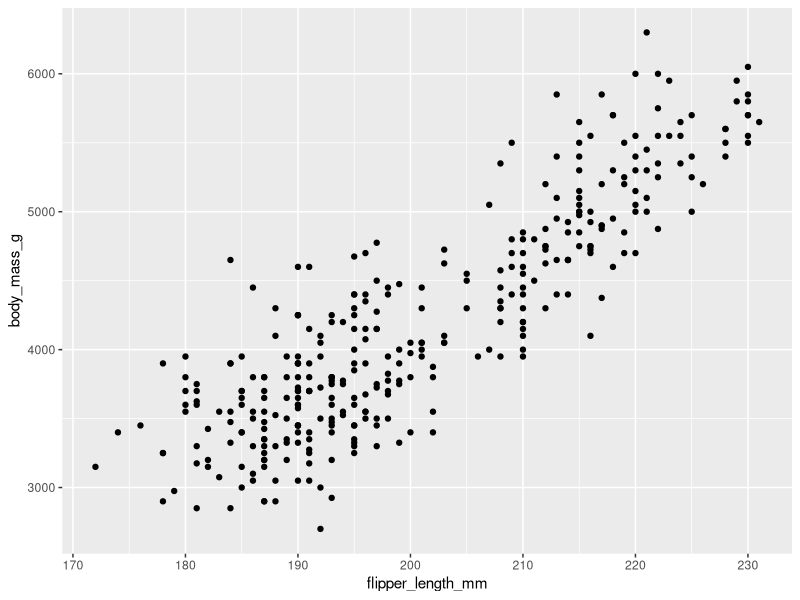
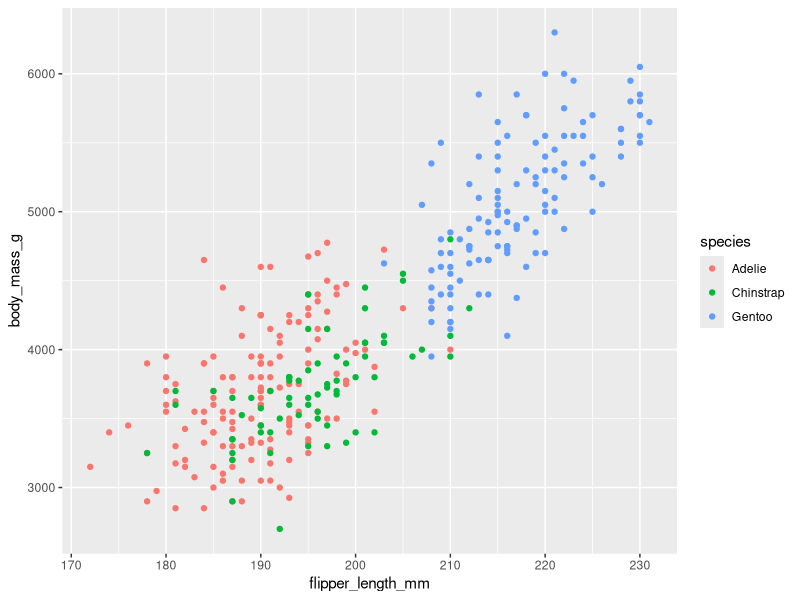
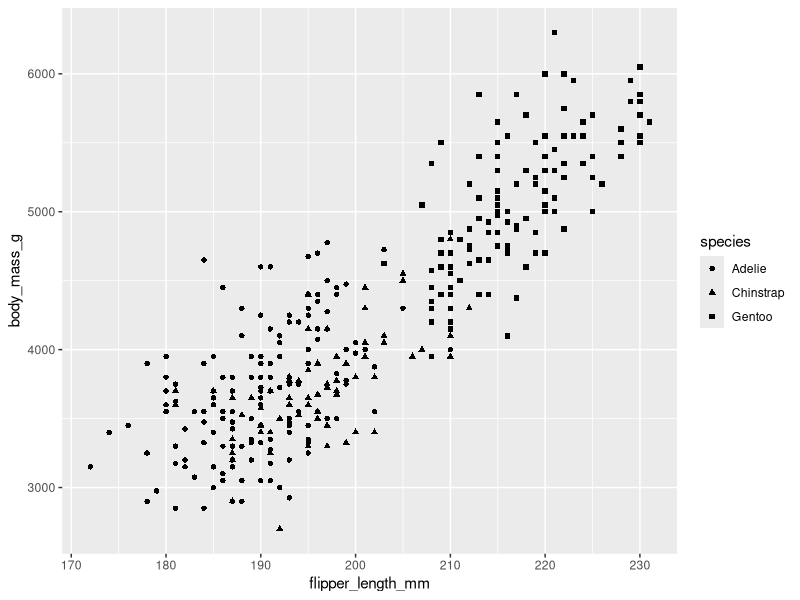
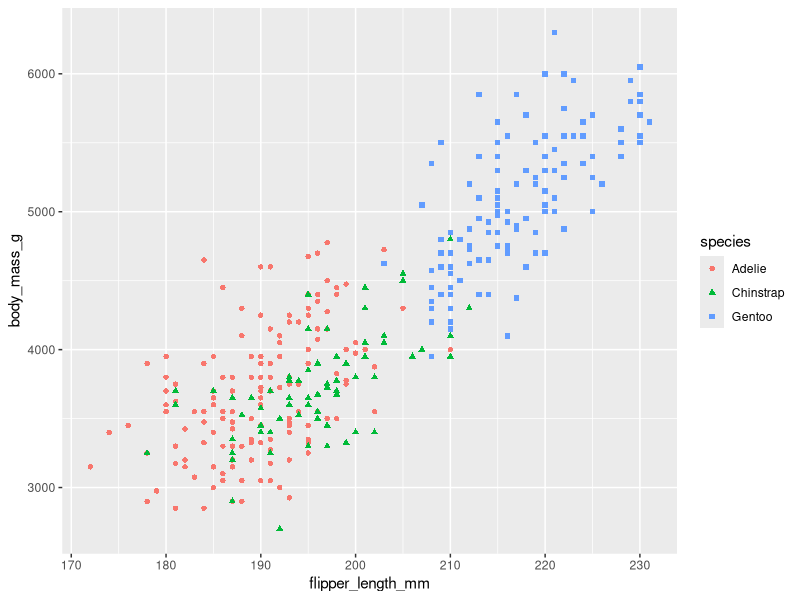
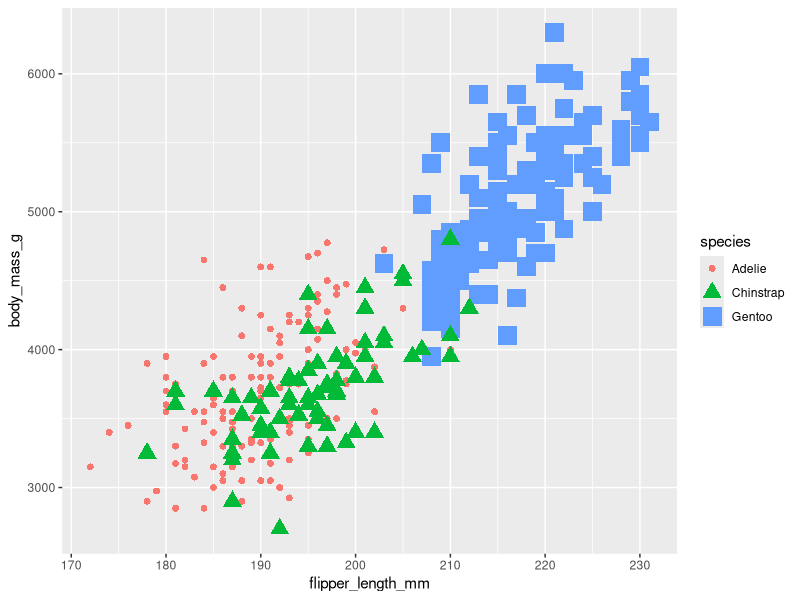
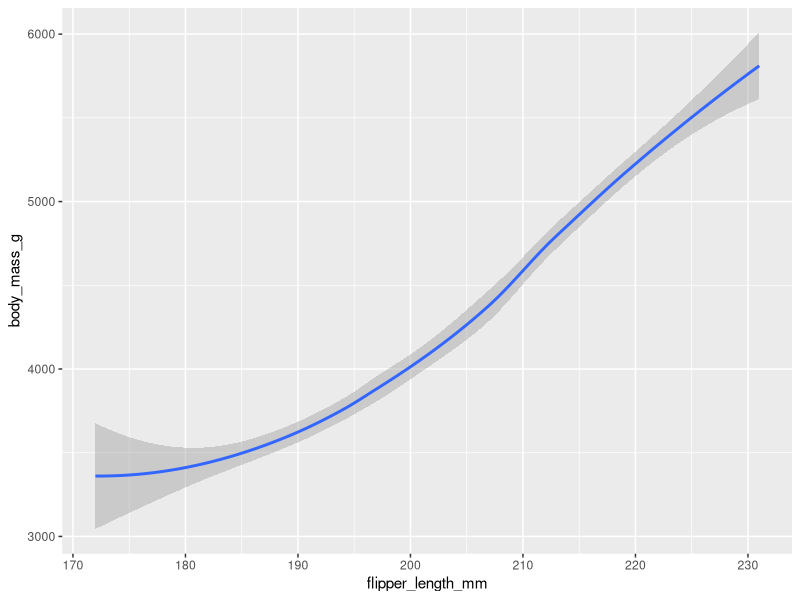
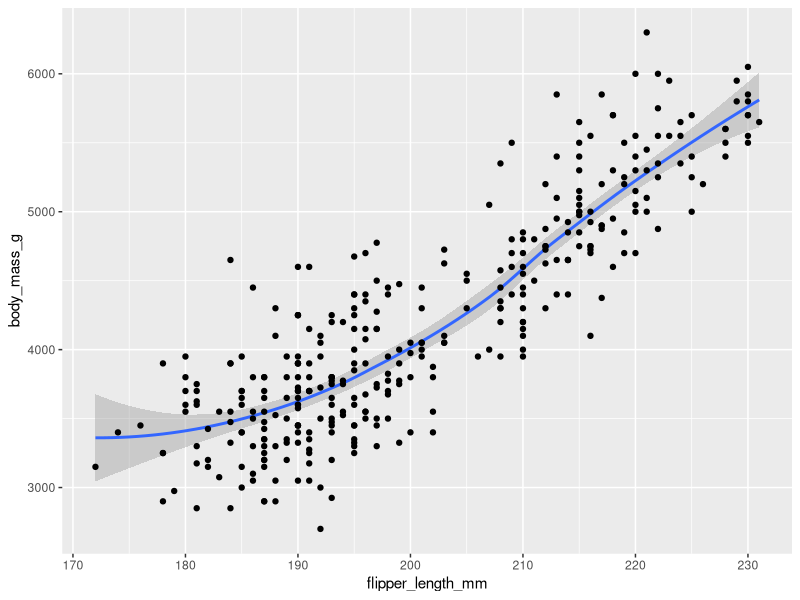
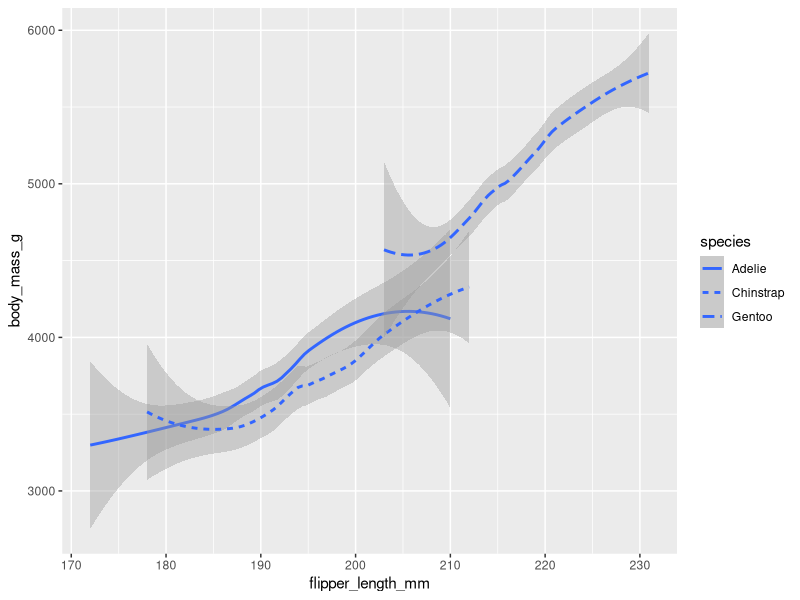

Reproduce these figures in R, in order.
#carregando pacotes
library("ggplot2")
library("palmerpenguins")

#criando gráfico com as especies de pinguins
ggplot(data=penguins) +
  geom_point(mapping=aes(x = flipper_length_mm, y = body_mass_g))

#grafico que cada especie de pinguin e representada de uma cor diferente
ggplot(data=penguins) +
  geom_point(mapping=aes(x = flipper_length_mm, y = body_mass_g, color=species))

#formato grafico diferente para cada tipo de pinguin
ggplot(data=penguins) +
  geom_point(mapping=aes(x = flipper_length_mm, y = body_mass_g, shape=species))

#forma e cor grafica de cada espécie diferente
ggplot(data=penguins) +
  geom_point(mapping=aes(x = flipper_length_mm, y = body_mass_g, shape=species, color=species))

#alterando tamanho dos objetos graficos
ggplot(data=penguins) +
  geom_point(mapping=aes(x = flipper_length_mm, y = body_mass_g, shape=species, color=species, size=species))

#grafico em linha
ggplot(data=penguins) +
  geom_smooth(mapping=aes(x=flipper_length_mm, y=body_mass_g))

#grafico com dois elementos gráficos
ggplot(data=penguins) +
  geom_smooth(mapping=aes(x=flipper_length_mm, y=body_mass_g)) +
  geom_point(mapping=aes(x=flipper_length_mm, y=body_mass_g))

#grafico em linha para cada especie
ggplot(data=penguins) +
  geom_smooth(mapping=aes(x=flipper_length_mm, y=body_mass_g, linetype=species))

#grafico com dois elementos gráficos geom jitter
ggplot(data=penguins) +
  geom_smooth(mapping=aes(x=flipper_length_mm, y=body_mass_g)) +
  geom_jitter(mapping=aes(x=flipper_length_mm, y=body_mass_g))

#criando grafico com diferentes faces, 1 para cada espécie
ggplot(data=penguins) +
  geom_point(mapping=aes(x = flipper_length_mm, y = body_mass_g, color=species)) + 
  facet_wrap(~species)